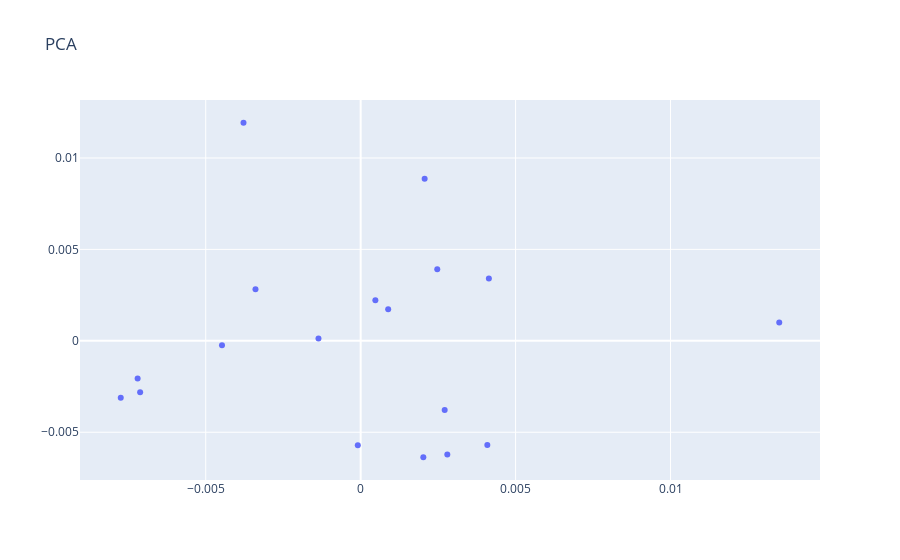

The cell this chart's notebook holds for it:
### Code cell
## En el grafico de las palabras, se evidencia que al ser un corpus tan reducido el analisis es muy pobre,
## las agrupaciones no son muy certeras y el resultado no dice mucho
## Profe, Agradezco si en la retroalimentación de este taller me puedes indicar cual es el camino para convertir
## un pdf o texto plano en un dataframe para poder realizar este ejercicio ya que me causo bastante curiosidad 
## poder realizar este grafico con las palabras y relaciones mas usadas de una saga de libros

pca = PCA(n_components=2)

result = pca.fit_transform(matrix)
result = pd.DataFrame(result)
result.columns = ['X', 'Y']
result['Palabra'] = matrix.index.values


trace = go.Scatter(x=result['X'].values,
                   y=result['Y'].values,
                   text=result['Palabra'].values,
                   mode='markers') 

layout = go.Layout(title="PCA")

fig = go.Figure(data=trace, layout=layout)
iplot(fig)

### Figure 1 — Plotly figure (JSON) as saved in the notebook; plotly's stock layout.template omitted (floating-point values rounded to 4 significant figures)
{"data": [{"mode": "markers", "text": ["princesa", "ve", "malvada", "madrastra", "nunca", "amor", "siempre", "corazón", "puede", "después", "través", "película", "príncipe", "bella", "joven", "ser", "misma", "mujer"], "type": "scatter", "x": [0.002022, 0.002711, -0.007117, 0.002065, 0.01351, -0.001362, 0.002796, -0.007198, 0.000888, -0.003394, 0.002472, -0.004475, -0.003781, 0.004088, -9.244e-05, -0.007742, 0.0004742, 0.004138], "y": [-0.006366, -0.003787, -0.002814, 0.008861, 0.0009983, 0.0001287, -0.006213, -0.002057, 0.001727, 0.002819, 0.003912, -0.0002426, 0.01193, -0.005702, -0.005704, -0.00311, 0.002217, 0.003408]}], "layout": {"title": {"text": "PCA"}}}
